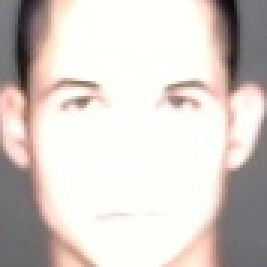
#> input picture faceTrain/target/10.jpg, 89 x 89 px, found by its file name (shown 3 times larger); its folder holds only this picture in this run
$ python load_face_dataset.py
#> lines starting #> are read from the running program, lines starting #| are printed output that depends on the picture
#> in read_path, image is the input picture: shape (89, 89, 3); mean B, G, R 201.3, 205.9, 214.2
# -*- coding: utf-8 -*-

import os
import sys
import numpy as np
import cv2

IMAGE_SIZE = 64


# 按照指定图像大小调整尺寸
def resize_image(image, height=IMAGE_SIZE, width=IMAGE_SIZE):
#> called with height = 64, width = 64
    top, bottom, left, right = (0, 0, 0, 0)

    # 获取图像尺寸
    h, w, _ = image.shape
#> h = 89; w = 89

    # 对于长宽不相等的图片，找到最长的一边
    longest_edge = max(h, w)
#> longest_edge = 89

    # 计算短边需要增加多上像素宽度使其与长边等长
    if h < longest_edge:
        dh = longest_edge - h
        top = dh // 2
        bottom = dh - top
    elif w < longest_edge:
        dw = longest_edge - w
        left = dw // 2
        right = dw - left
    else:
        pass

        # RGB颜色
    BLACK = [0, 0, 0]

    # 给图像增加边界，是图片长、宽等长，cv2.BORDER_CONSTANT指定边界颜色由value指定
    constant = cv2.copyMakeBorder(image, top, bottom, left, right, cv2.BORDER_CONSTANT, value=BLACK)

    # 调整图像大小并返回
    return cv2.resize(constant, (height, width))
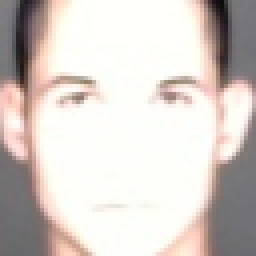
#> returned value: shape (64, 64, 3) (shown 4 times larger); mean of channels 0, 1, 2 201.1, 205.8, 214.1; drawn as B, G, R


# 读取训练数据
images = []
labels = []


def read_path(path_name):
    for dir_item in os.listdir(path_name):
        # 从初始路径开始叠加，合并成可识别的操作路径
        full_path = os.path.abspath(os.path.join(path_name, dir_item))

        if os.path.isdir(full_path):  # 如果是文件夹，继续递归调用
            read_path(full_path)
        else:  # 文件
            if dir_item.endswith('.jpg'):
                image = cv2.imread(full_path)
                image = resize_image(image, IMAGE_SIZE, IMAGE_SIZE)

                # 放开这个代码，可以看到resize_image()函数的实际调用效果
                # cv2.imwrite('1.jpg', image)

                images.append(image)
                print(path_name)
                labels.append(path_name)

    return images, labels


# 从指定路径读取训练数据
def load_dataset(path_name):
    images, labels = read_path(path_name)
#> images = 1 item; labels = 1 item

    # 将输入的所有图片转成四维数组，尺寸为(图片数量*IMAGE_SIZE*IMAGE_SIZE*3)
    # 我和闺女两个人共1200张图片，IMAGE_SIZE为64，故对我来说尺寸为1200 * 64 * 64 * 3
    # 图片为64 * 64像素,一个像素3个颜色值(RGB)
    images = np.array(images)
    print(images.shape)
#| (1, 64, 64, 3)

    # 标注数据，'man'文件夹下都是我的脸部图像，全部指定为0，另外一个文件夹下是闺女的，全部指定为1
    labels = np.array([0 if label.endswith('target') else 1 for label in labels])
#> labels = [0]

    return images, labels


if __name__ == '__main__':
    if len(sys.argv) == 2:
        print("Usage:%s path_name\r\n" % (sys.argv[0]))
    else:
        images, labels = load_dataset('C:/Users/Administrator/Desktop/BossSensor-master/faceTrain/')
#> labels = [0]

        print(labels)
#| [0]

$ run again, on faceTrain/target/100.jpg
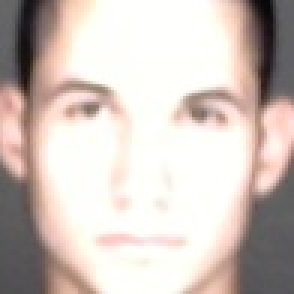
#> input picture faceTrain/target/100.jpg, 98 x 98 px, found by its file name (shown 3 times larger)
#> in read_path, image is the input picture: shape (98, 98, 3); mean B, G, R 189.7, 195.8, 207.8
#> in resize_image, `return cv2.resize(constant, (height, width))`:
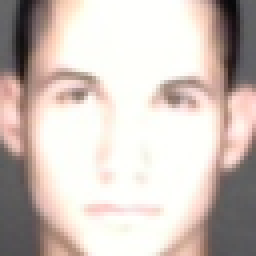
#> returned value: shape (64, 64, 3) (shown 4 times larger); mean of channels 0, 1, 2 189.6, 195.7, 207.7; drawn as B, G, R
#> in load_dataset, `images, labels = read_path(path_name)`: images = 1 item
#| (1, 64, 64, 3)
#> in load_dataset, `labels = np.array([0 if label.endswith('target') else 1 for label in l..`: labels = [0]
#| [0]
